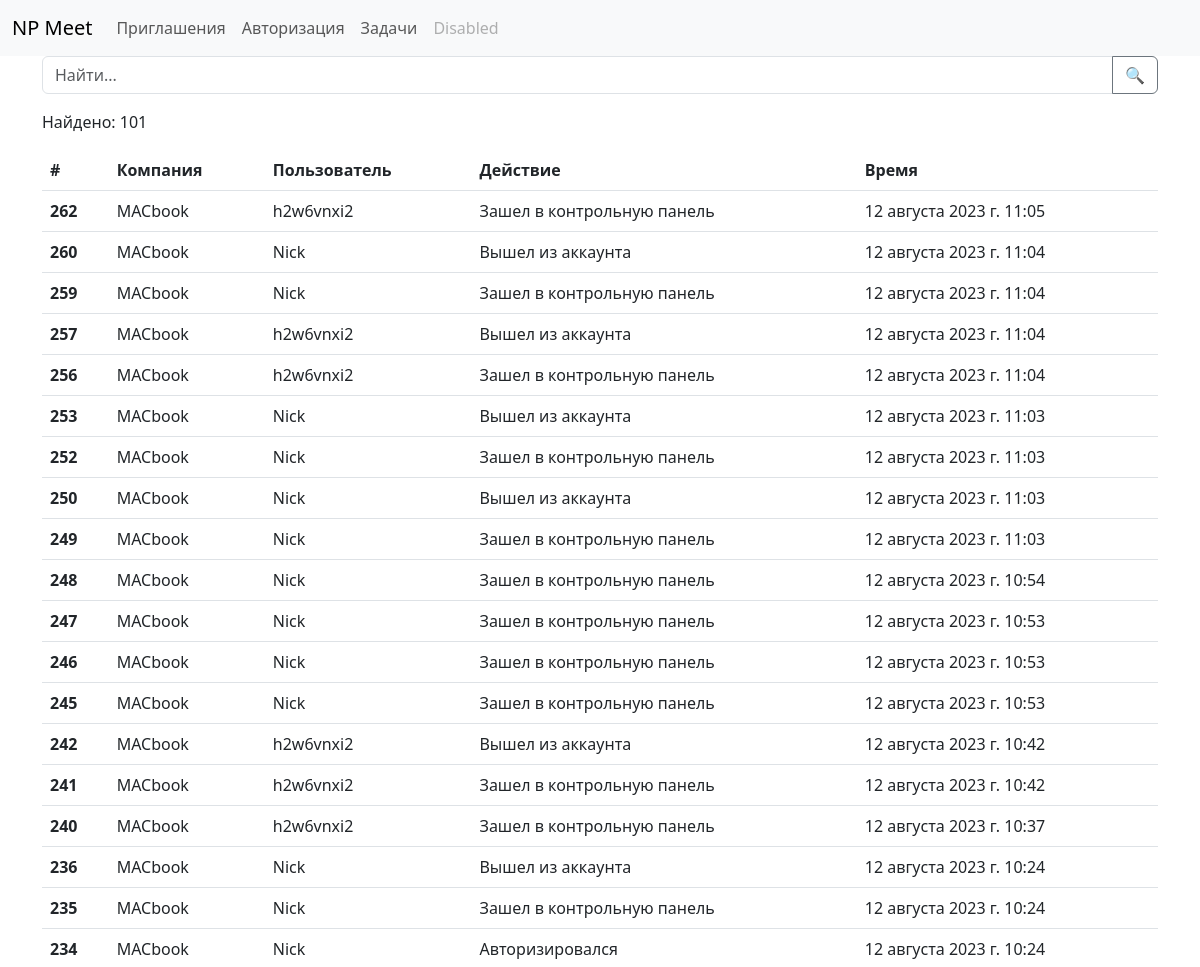
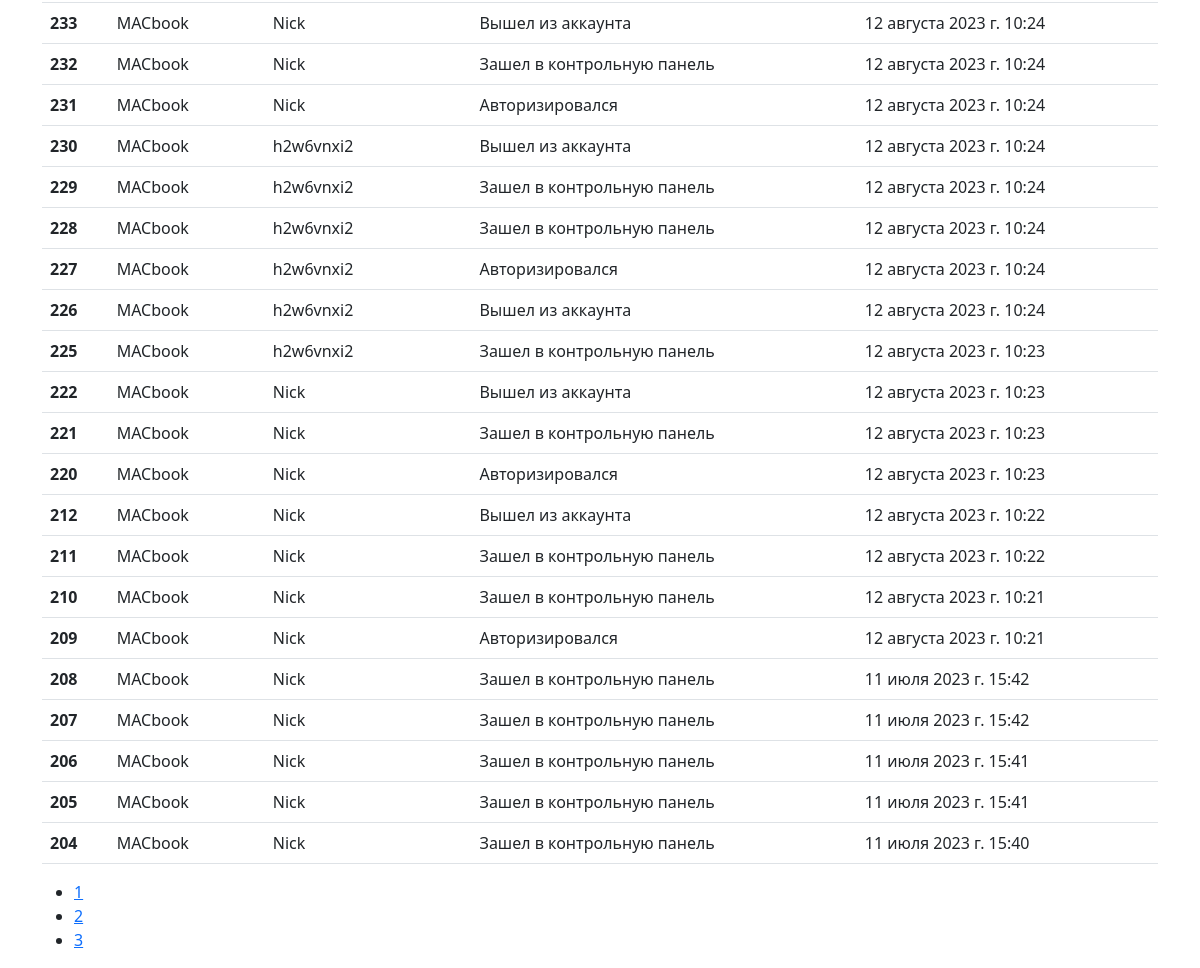
Page /logs/auth/ (signed in) on the earlier database version (2 pictures, top to bottom).
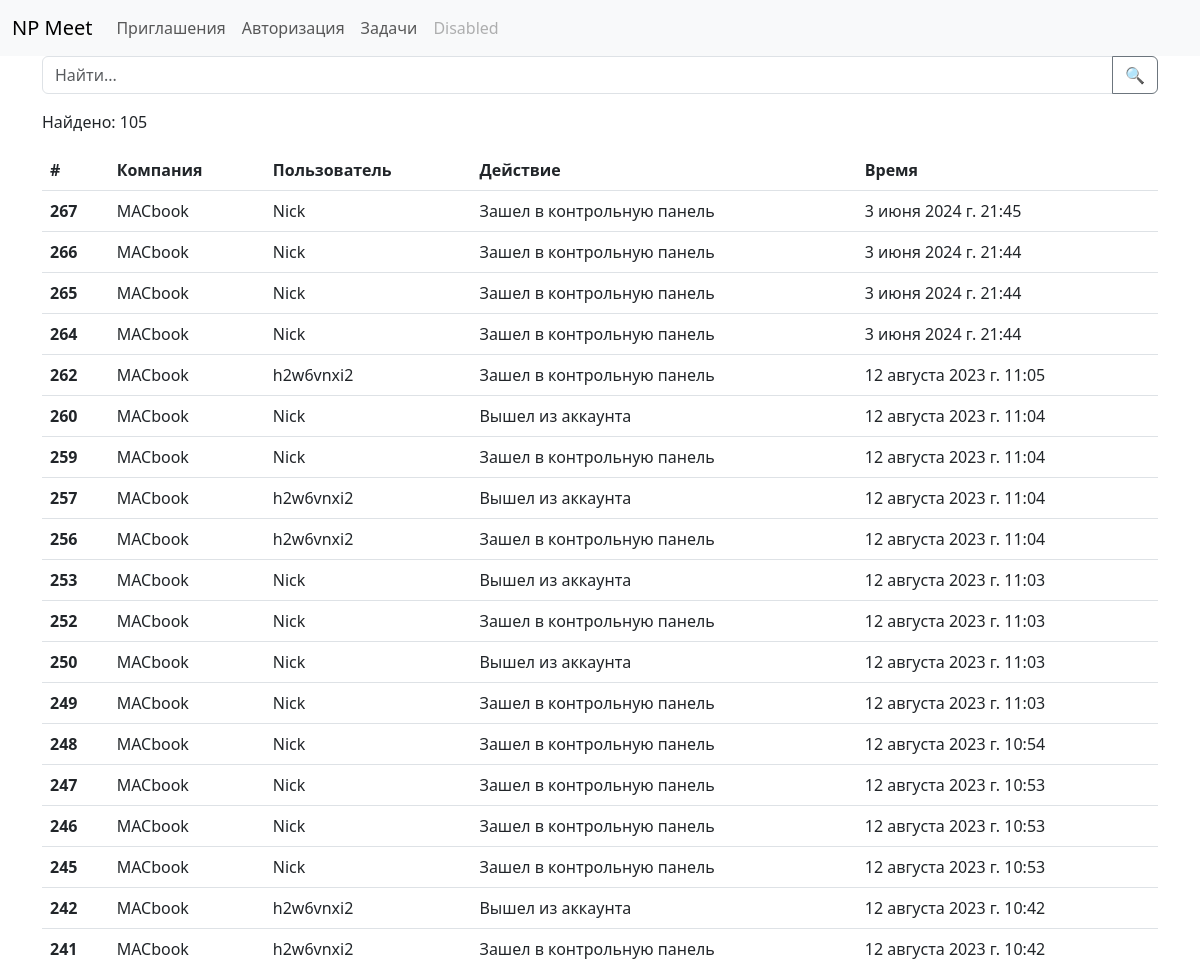
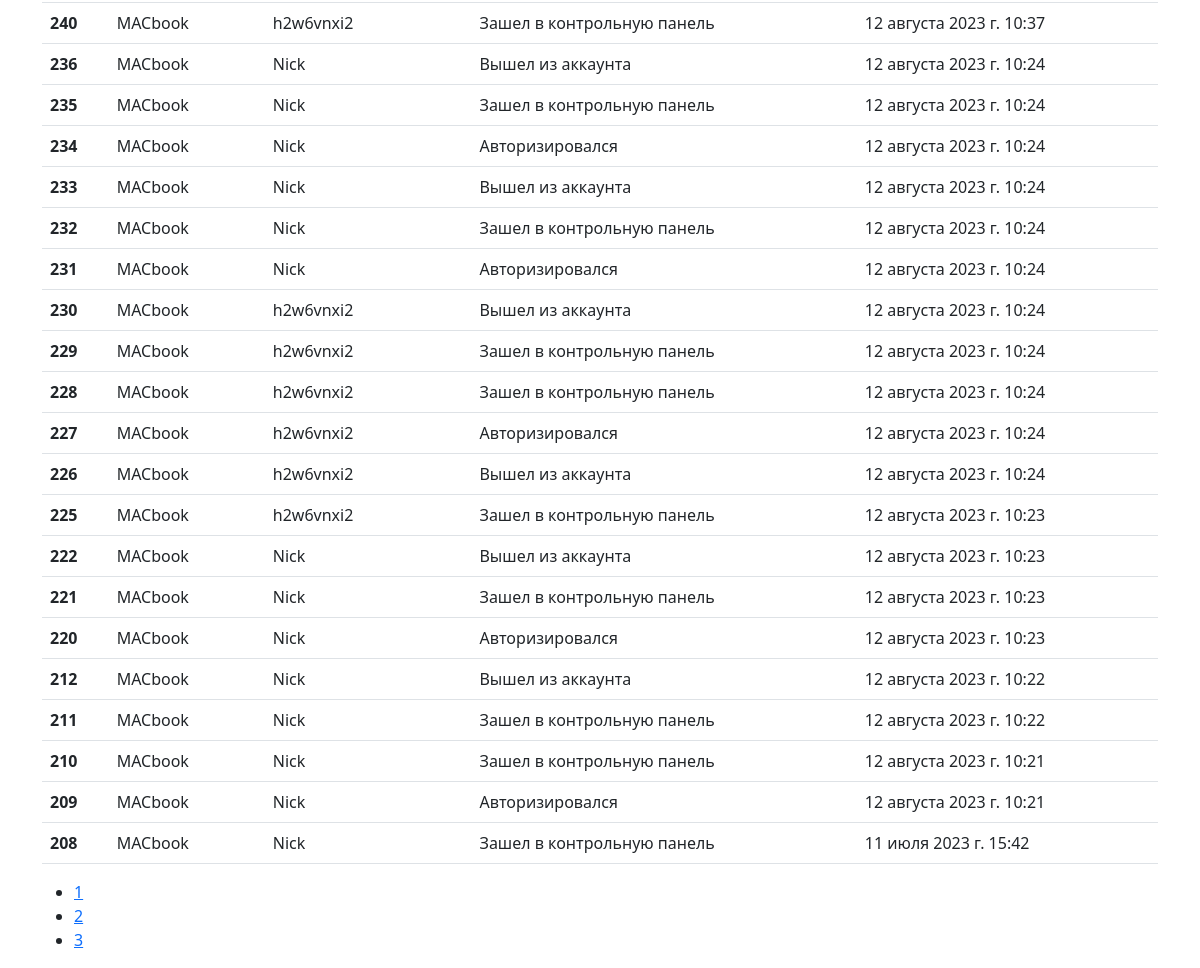
Same page on the later database version (2 pictures, top to bottom).
### logs/models.py (models this page shows, shortened)
class LogAuthUser(models.Model):
    company = models.ForeignKey(Corporations, on_delete=models.DO_NOTHING, verbose_name='компания', null=True)
    user = models.ForeignKey(User, on_delete=models.DO_NOTHING, verbose_name='Пользователь')
    date_login = models.DateTimeField(auto_now_add=True, verbose_name='Дата входа')
    do = models.CharField(max_length=100, verbose_name='Действие', default='')
    class Meta:
        verbose_name =  'лог авторизации'
        verbose_name_plural = 'Логи авторизаций'

### main/models.py (models this page shows)
class User(AbstractUser):
    avatar = models.ImageField(upload_to='main/users/avatars', default='main/users/avatars/default.webp')
    birth_date = models.DateField(null=True, blank=True, verbose_name='Дата рождения')
    phone = models.CharField(max_length=20, null=True, blank=True, verbose_name='Номер телефона')
    position = models.ManyToManyField(CorpPositions, blank=True)
    corporation = models.ForeignKey(Corporations, on_delete=models.CASCADE, null=True, blank=True)
    reg_ip = models.GenericIPAddressField(verbose_name='IP при регистрации', blank=True, null=True)
    last_ip = models.GenericIPAddressField(verbose_name='IP последнего входа', blank=True, null=True)
    def __str__(self) -> str:
        return str(self.username)

class Corporations(models.Model):
    name = models.CharField('Название компании', max_length=100)
    logo = models.ImageField('Логотип компании', upload_to='main/corporation/logos')
    directors = models.ForeignKey('main.User', on_delete=models.CASCADE, null=True)
    def __str__(self) -> str:
        return str(self.name)

### logs/views.py (the view)
# urls.py: path('auth/', views.auth_log_page, name='auth_log_page'),
@login_required
def auth_log_page(request):
    s_data = request.GET.get('q')
    page_number = request.GET.get('page')
    if not page_number: page_number = 1
    if s_data:
        logs = Paginator(LogAuthUser.objects.filter(Q(company=request.user.corporation) & (
            Q(company__name=s_data) |
            Q(user__username=s_data) |
            Q(do=s_data))).order_by('-date_login'), 40)
        return render(request, 'logs/auth_log_page.html', context={
            'logs': logs.get_page(page_number)
        })
    else:
        logs = Paginator(LogAuthUser.objects.filter(company=request.user.corporation).order_by('-date_login'),
                         40)
        if not page_number: page_number = 1
        return render(request, 'logs/auth_log_page.html', context={
            'logs': logs.get_page(page_number)
        })

### logs/templates/logs/auth_log_page.html (shortened to what this page needs)
{% extends 'logs/base.html' %}
{% block content %}
    <table class="table">
        <thead>
          <tr>
            <th scope="col">#</th>
            <th scope="col">Компания</th>
            <th scope="col">Пользователь</th>
            <th scope="col">Действие</th>
            <th scope="col">Время</th>
          </tr>
        </thead>
        <tbody>
            {% for log in logs %}
            <tr>
                <th scope="row">{{log.id}}</th>
                <td>{{log.user.corporation}}</td>
                <td>{{log.user}}</td>
                <td>{{log.do}}</td>
                <td>{{log.date_login}}</td>
              </tr>
            {% endfor %}
        </tbody>
    </table>
{% endblock content %}

Differences in the rows shown:
no longer on this page (row unchanged): LogAuthUser: id "207", user.corporation "MACbook", user "Nick", do "Зашел в контрольную панель", date_login "11 июля 2023 г. 15:42"
no longer on this page (row unchanged): LogAuthUser: id "206", user.corporation "MACbook", user "Nick", do "Зашел в контрольную панель", date_login "11 июля 2023 г. 15:41"
no longer on this page (row unchanged): LogAuthUser: id "205", user.corporation "MACbook", user "Nick", do "Зашел в контрольную панель", date_login "11 июля 2023 г. 15:41"
no longer on this page (row unchanged): LogAuthUser: id "204", user.corporation "MACbook", user "Nick", do "Зашел в контрольную панель", date_login "11 июля 2023 г. 15:40"
added LogAuthUser: id "267", user.corporation "MACbook", user "Nick", do "Зашел в контрольную панель", date_login "3 июня 2024 г. 21:45"
added LogAuthUser: id "266", user.corporation "MACbook", user "Nick", do "Зашел в контрольную панель", date_login "3 июня 2024 г. 21:44"
added LogAuthUser: id "265", user.corporation "MACbook", user "Nick", do "Зашел в контрольную панель", date_login "3 июня 2024 г. 21:44"
added LogAuthUser: id "264", user.corporation "MACbook", user "Nick", do "Зашел в контрольную панель", date_login "3 июня 2024 г. 21:44"
Other differences:
{{ logs.paginator.count }}: "101" → "105"
